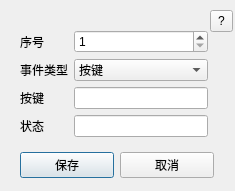
<?xml version="1.0" encoding="UTF-8"?>
<ui version="4.0">
 <class>Ui_EventMenu</class>
 <widget class="QDialog" name="Ui_EventMenu">
  <property name="geometry">
   <rect>
    <x>0</x>
    <y>0</y>
    <width>235</width>
    <height>191</height>
   </rect>
  </property>
  <property name="windowTitle">
   <string>新建事件</string>
  </property>
  <widget class="QWidget" name="formLayoutWidget">
   <property name="geometry">
    <rect>
     <x>20</x>
     <y>30</y>
     <width>188</width>
     <height>111</height>
    </rect>
   </property>
   <layout class="QFormLayout" name="formLayout">
    <item row="0" column="0">
     <widget class="QLabel" name="label">
      <property name="text">
       <string>序号</string>
      </property>
     </widget>
    </item>
    <item row="0" column="1">
     <widget class="QSpinBox" name="spinBox">
      <property name="minimum">
       <number>1</number>
      </property>
     </widget>
    </item>
    <item row="1" column="0">
     <widget class="QLabel" name="label_2">
      <property name="text">
       <string>事件类型</string>
      </property>
     </widget>
    </item>
    <item row="1" column="1">
     <widget class="QComboBox" name="comboBox">
      <item>
       <property name="text">
        <string>按键</string>
       </property>
      </item>
      <item>
       <property name="text">
        <string>鼠标移动</string>
       </property>
      </item>
      <item>
       <property name="text">
        <string>延时</string>
       </property>
      </item>
      <item>
       <property name="text">
        <string>运行指定脚本</string>
       </property>
      </item>
     </widget>
    </item>
    <item row="2" column="0">
     <widget class="QLabel" name="label_3">
      <property name="text">
       <string>按键</string>
      </property>
     </widget>
    </item>
    <item row="2" column="1">
     <widget class="QLineEdit" name="lineEdit">
      <property name="toolTip">
       <string>&lt;html&gt;&lt;head/&gt;&lt;body&gt;&lt;p&gt;&lt;br/&gt;&lt;/p&gt;&lt;/body&gt;&lt;/html&gt;</string>
      </property>
     </widget>
    </item>
    <item row="3" column="0">
     <widget class="QLabel" name="label_4">
      <property name="text">
       <string>状态</string>
      </property>
     </widget>
    </item>
    <item row="3" column="1">
     <widget class="QLineEdit" name="lineEdit_2"/>
    </item>
   </layout>
  </widget>
  <widget class="QWidget" name="layoutWidget">
   <property name="geometry">
    <rect>
     <x>20</x>
     <y>150</y>
     <width>194</width>
     <height>30</height>
    </rect>
   </property>
   <layout class="QHBoxLayout" name="horizontalLayout">
    <item>
     <widget class="QPushButton" name="Button_acept">
      <property name="text">
       <string>保存</string>
      </property>
     </widget>
    </item>
    <item>
     <widget class="QPushButton" name="Button_refuse">
      <property name="text">
       <string>取消</string>
      </property>
     </widget>
    </item>
   </layout>
  </widget>
  <widget class="QToolButton" name="toolButton">
   <property name="geometry">
    <rect>
     <x>210</x>
     <y>10</y>
     <width>23</width>
     <height>22</height>
    </rect>
   </property>
   <property name="toolTip">
    <string>&lt;html&gt;&lt;head/&gt;&lt;body&gt;&lt;p&gt;文件路径提示：当前文件路径直接使用文件名称&lt;/p&gt;&lt;p&gt;当前目录文件路径使用 ./ 代替前置目录&lt;/p&gt;&lt;p&gt;绝对路径使用 C:\PycharmProjects\脚本\测试1&lt;/p&gt;&lt;/body&gt;&lt;/html&gt;</string>
   </property>
   <property name="text">
    <string>?</string>
   </property>
   <property name="icon">
    <iconset>
     <normaloff>../picture/help.jpg</normaloff>../picture/help.jpg</iconset>
   </property>
   <property name="iconSize">
    <size>
     <width>16</width>
     <height>16</height>
    </size>
   </property>
  </widget>
 </widget>
 <resources/>
 <connections>
  <connection>
   <sender>Button_refuse</sender>
   <signal>clicked()</signal>
   <receiver>Ui_EventMenu</receiver>
   <slot>close()</slot>
   <hints>
    <hint type="sourcelabel">
     <x>166</x>
     <y>164</y>
    </hint>
    <hint type="destinationlabel">
     <x>117</x>
     <y>95</y>
    </hint>
   </hints>
  </connection>
 </connections>
</ui>
